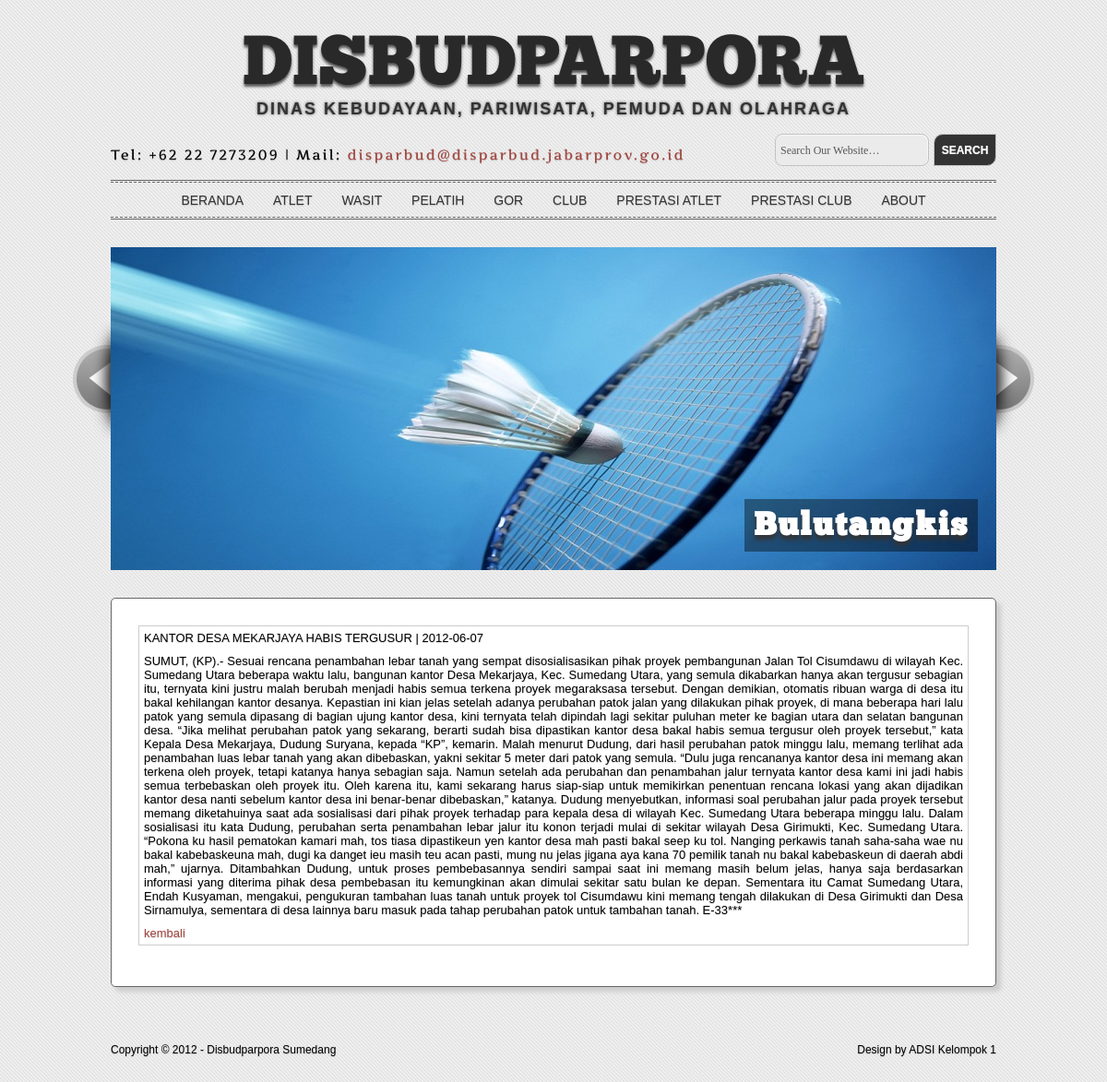
Page /21232f297a57a5a743894a0e4a801f/view_detail.php?id=16 on the committed database.
### tables this page shows
CREATE TABLE IF NOT EXISTS `berita` (
  `id` int(10) unsigned NOT NULL AUTO_INCREMENT,
  `judul` varchar(255) NOT NULL,
  `isi` text NOT NULL,
  `tanggal` date NOT NULL,
  PRIMARY KEY (`id`)
);

### 21232f297a57a5a743894a0e4a801f/view_detail.php (the view, shortened to what this page needs)
<!DOCTYPE html>
<link rel="stylesheet" href="styles/elegant-press.css" type="text/css" />
</head>
<body>
<div class="main-container">
  <header>
    <h1><a href="index.html">Disbudparpora</a></h1>
    <p id="tagline"><strong>Dinas Kebudayaan, Pariwisata, Pemuda dan Olahraga</strong></p>
  </header>
</div>
<div class="main-container">
  <div id="sub-headline">
    <div class="tagline_left"><p id="tagline2">Tel: +62 22 7273209 | Mail: <a href="mailto:disparbud@disparbud.jabarprov.go.id">disparbud@disparbud.jabarprov.go.id</a></p></div>
    <div class="tagline_right">
      <form action="#" method="post">
        <fieldset>
          <input type="text" value="Search Our Website&hellip;"   onfocus="if (this.value == 'Search Our Website&hellip;') {this.value = '';}" onblur="if (this.value == '') {this.value = 'Search Our Website&hellip;';}" />
          <input type="submit" name="go" id="go" value="Search" />
        </fieldset>
      </form>
    </div>
    <br class="clear" />
  </div>
</div>
<div class="main-container">
  <div id="nav-container">
   <nav>
    <ul class="nav">
			<li><a href="" class="active">Beranda</a></li>
			<li><a href="page.php?halaman=1&amp;page=1">Atlet</a></li>
			<li><a href="page.php?halaman=2&amp;page=1">Wasit</a></li>
			<li><a href="page.php?halaman=3&amp;page=1">Pelatih</a></li>
			<li><a href="page.php?halaman=4&amp;page=1">GOR</a></li>
			<li><a href="page.php?halaman=5&amp;page=1">Club</a></li>
			<li><a href="page.php?halaman=6&page=1">Prestasi Atlet</a></li>
			<li><a href="page.php?halaman=7&page=1">Prestasi Club</a></li>
			<li><a href="about.php">About</a></li>
    </ul>
   </nav>
  </div>
</div>
<div class="main-container">
  <div class="container1">
  <div id="mySlides">
    <div id="slide1">
        <img src="images/badminton.jpg" alt="Slide 1 jFlow Plus" />
        <span><b class="slideheading">Bulutangkis</b></span>
	</div>
</div>
<section class="jFlowPrev"><div></div></section>
<section class="jFlowNext"><div></div></section>
<br />
<br />
    <article class="box" id="home_featured21">
      <table width="550" border="0" align="center">
							<?php
								$kode_artikel = $_GET['id'];
								$sql = mysql_query("SELECT id AS kode_artikel, judul, isi, tanggal"." FROM berita WHERE id='$kode_artikel' ");
								while ($data=mysql_fetch_row($sql)) {
								echo "<tr><td>$data[1] | $data[3]</td></tr><tr><td align='justify'>$data[2]</td></tr>";
								echo "<tr><td><a href=index.php>kembali</a></td></tr>";
								}
							?>
						</table>
    </article>
 </div>
<br /><br />
</div>
 <footer>
    <p class="tagline_left">Copyright &copy; 2012 - Disbudparpora Sumedang </p>
    <p class="tagline_right">Design by ADSI Kelompok 1</p>
    <br class="clear" />
  </footer>
<br />
<br />
    </body>
</html>

### rows in the picture
berita: judul "KANTOR DESA MEKARJAYA HABIS TERGUSUR", tanggal "2012-06-07", isi "SUMUT, (KP).- Sesuai rencana penambahan lebar tanah yang sempat disosialisasikan pihak proyek pembangunan Jalan Tol Cisumdawu di wilayah Kec. Sumedang Utara beberapa waktu lalu, bangunan kantor Desa Mekarjaya, Kec. Sumedang Utara, yang semula dikabarkan hanya akan tergusur sebagian itu, ternyata kini justru malah berubah menjadi habis semua terkena proyek megaraksasa tersebut. Dengan demikian, otomatis ribuan warga di desa itu bakal kehilangan kantor desanya. Kepastian ini kian jelas setelah adanya perubahan patok jalan yang dilakukan pihak proyek, di mana beberapa hari lalu patok yang semula dipasang di bagian ujung kantor desa, kini ternyata telah dipindah lagi sekitar puluhan meter ke…"
